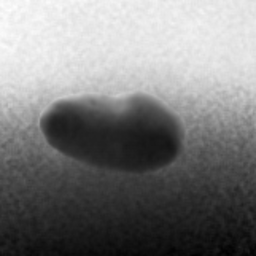
%> input picture c.png, 256 x 256 px
$ octave DepthStatistics.m   (GNU Octave 9; MATLAB toolbox functions it lacks are replaced by stand-ins)
%> lines starting %> are read from the running program, lines starting %| are printed output that depends on the picture; in (x1, y1, x2, y2) boxes, pixels count from 0 and x2, y2 are one past the last pixel; in counts of white or black regions, pixels touching at a corner belong together; the program's own positions count from 1
%> further down, img is the input picture: size 256x256 uint16; min 47097, max 64689, mean 55759.6
### lpq.m
function LPQdesc = lpq(img,winSize,decorr,freqestim,mode)
%> called with winSize = 19
% Defaul parameters
% Local window size
if nargin<2 || isempty(winSize)
    winSize=3; % default window size 3
end

% Decorrelation
if nargin<3 || isempty(decorr)
    decorr=1; % use decorrelation by default
end
rho=0.90; % Use correlation coefficient rho=0.9 as default

% Local frequency estimation (Frequency points used [alpha,0], [0,alpha], [alpha,alpha], and [alpha,-alpha])
if nargin<4 || isempty(freqestim)
    freqestim=1; %use Short-Term Fourier Transform (STFT) with uniform window by default
end
STFTalpha=1/winSize;  % alpha in STFT approaches (for Gaussian derivative alpha=1)
sigmaS=(winSize-1)/4; % Sigma for STFT Gaussian window (applied if freqestim==2)
sigmaA=8/(winSize-1); % Sigma for Gaussian derivative quadrature filters (applied if freqestim==3)

% Output mode
if nargin<5 || isempty(mode)
    mode='nh'; % return normalized histogram as default
end

% Other
convmode='valid'; % Compute descriptor responses only on part that have full neigborhood. Use 'same' if all pixels are included (extrapolates image with zeros).


%% Check inputs
if size(img,3)~=1
    error('Only gray scale image can be used as input');
end
if winSize<3 || rem(winSize,2)~=1
   error('Window size winSize must be odd number and greater than equal to 3');
end
if sum(decorr==[0 1])==0
    error('decorr parameter must be set to 0->no decorrelation or 1->decorrelation. See help for details.');
end
if sum(freqestim==[1 2 3])==0
    error('freqestim parameter must be 1, 2, or 3. See help for details.');
end
if sum(strcmp(mode,{'nh','h','im'}))==0
    error('mode must be nh, h, or im. See help for details.');
end


%% Initialize
img=double(img); % Convert image to double
%> img: size 256x256 double
r=(winSize-1)/2; % Get radius from window size
x=-r:r; % Form spatial coordinates in window
u=1:r; % Form coordinates of positive half of the Frequency domain (Needed for Gaussian derivative)

%% Form 1-D filters
if freqestim==1 % STFT uniform window
    % Basic STFT filters
    w0=(x*0+1);
    w1=exp(complex(0,-2*pi*x*STFTalpha));
    w2=conj(w1);

elseif freqestim==2 % STFT Gaussian window (equals to Gaussian quadrature filter pair)
    % Basic STFT filters
    w0=(x*0+1);
    w1=exp(complex(0,-2*pi*x*STFTalpha));
    w2=conj(w1);

    % Gaussian window
    gs=exp(-0.5*(x./sigmaS).^2)./(sqrt(2*pi).*sigmaS);

    % Windowed filters
    w0=gs.*w0;
    w1=gs.*w1;
    w2=gs.*w2;

    % Normalize to zero mean
    w1=w1-mean(w1);
    w2=w2-mean(w2);

elseif freqestim==3 % Gaussian derivative quadrature filter pair
    % Frequency domain definition of filters
    G0=exp(-x.^2*(sqrt(2)*sigmaA)^2);
    G1=[zeros(1,length(u)),0,u.*exp(-u.^2*sigmaA^2)];

    % Normalize to avoid small numerical values (do not change the phase response we use)
    G0=G0/max(abs(G0));
    G1=G1/max(abs(G1));

    % Compute spatial domain correspondences of the filters
    w0=real(fftshift(ifft(ifftshift(G0))));
    w1=fftshift(ifft(ifftshift(G1)));
    w2=conj(w1);

    % Normalize to avoid small numerical values (do not change the phase response we use)
    w0=w0/max(abs([real(max(w0)),imag(max(w0))]));
    w1=w1/max(abs([real(max(w1)),imag(max(w1))]));
    w2=w2/max(abs([real(max(w2)),imag(max(w2))]));
end


%% Run filters to compute the frequency response in the four points. Store real and imaginary parts separately
% Run first filter
filterResp=conv2(conv2(img,w0.',convmode),w1,convmode);
% Initilize frequency domain matrix for four frequency coordinates (real and imaginary parts for each frequency).
freqResp=zeros(size(filterResp,1),size(filterResp,2),8);
% Store filter outputs
freqResp(:,:,1)=real(filterResp);
freqResp(:,:,2)=imag(filterResp);
% Repeat the procedure for other frequencies
filterResp=conv2(conv2(img,w1.',convmode),w0,convmode);
freqResp(:,:,3)=real(filterResp);
freqResp(:,:,4)=imag(filterResp);
filterResp=conv2(conv2(img,w1.',convmode),w1,convmode);
freqResp(:,:,5)=real(filterResp);
freqResp(:,:,6)=imag(filterResp);
filterResp=conv2(conv2(img,w1.',convmode),w2,convmode);
freqResp(:,:,7)=real(filterResp);
freqResp(:,:,8)=imag(filterResp);

% Read the size of frequency matrix
[freqRow,freqCol,freqNum]=size(freqResp);
%> freqRow = 238; freqCol = 238; freqNum = 8

%% If decorrelation is used, compute covariance matrix and corresponding whitening transform
if decorr == 1
    % Compute covariance matrix (covariance between pixel positions x_i and x_j is rho^||x_i-x_j||)
    [xp,yp]=meshgrid(1:winSize,1:winSize);
    pp=[xp(:) yp(:)];
    dd=dist(pp,pp');
    C=rho.^dd;

    % Form 2-D filters q1, q2, q3, q4 and corresponding 2-D matrix operator M (separating real and imaginary parts)
    q1=w0.'*w1;
    q2=w1.'*w0;
    q3=w1.'*w1;
    q4=w1.'*w2;
    u1=real(q1); u2=imag(q1);
    u3=real(q2); u4=imag(q2);
    u5=real(q3); u6=imag(q3);
    u7=real(q4); u8=imag(q4);
    M=[u1(:)';u2(:)';u3(:)';u4(:)';u5(:)';u6(:)';u7(:)';u8(:)'];

    % Compute whitening transformation matrix V
    D=M*C*M';
    A=diag([1.000007 1.000006 1.000005 1.000004 1.000003 1.000002 1.000001 1]); % Use "random" (almost unit) diagonal matrix to avoid multiple eigenvalues.
    [U,S,V]=svd(A*D*A);

    % Reshape frequency response
    freqResp=reshape(freqResp,[freqRow*freqCol,freqNum]);

    % Perform whitening transform
    freqResp=(V.'*freqResp.').';

    % Undo reshape
    freqResp=reshape(freqResp,[freqRow,freqCol,freqNum]);
end


%% Perform quantization and compute LPQ codewords
LPQdesc=zeros(freqRow,freqCol); % Initialize LPQ code word image (size depends whether valid or same area is used)
for i=1:freqNum
    LPQdesc=LPQdesc+(double(freqResp(:,:,i))>0)*(2^(i-1));
end
%> this loop made 8 passes
%> pass 1, in lpq, `LPQdesc=LPQdesc+(double(freqResp(:,:,i))>0)*(2^(i-1));`:
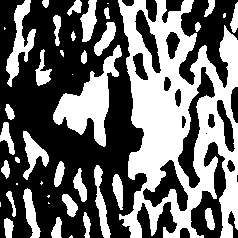
%> LPQdesc: size 238x238 double; values 0 (black) and 1 (white), 42.6% white; 42 white regions (11 under 20 px), largest, box (x1, y1, x2, y2) and area: (118, 0, 238, 238) 15242, (53, 45, 122, 147) 2552, (6, 0, 36, 87) 964
%> pass 2, in lpq, `LPQdesc=LPQdesc+(double(freqResp(:,:,i))>0)*(2^(i-1));`:
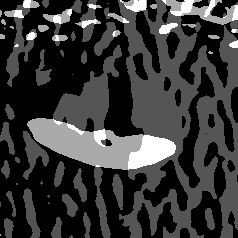
%> LPQdesc: size 238x238 double; min 0, max 3, mean 0.668; drawn with min black and max white
%> pass 3, in lpq, `LPQdesc=LPQdesc+(double(freqResp(:,:,i))>0)*(2^(i-1));`:
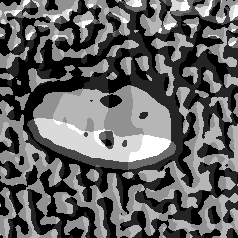
%> LPQdesc: size 238x238 double; min 0, max 7, mean 2.7; drawn with min black and max white
%> after the loop:
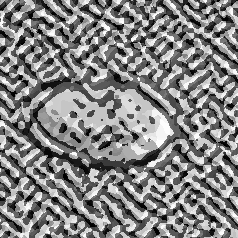
%> LPQdesc: size 238x238 double; min 0, max 255, mean 132.1

%% Switch format to uint8 if LPQ code image is required as output
if strcmp(mode,'im')
    LPQdesc=uint8(LPQdesc);
end

%% Histogram if needed
if strcmp(mode,'nh') || strcmp(mode,'h')
    LPQdesc=hist(LPQdesc(:),0:255);
%> LPQdesc = 256 values, max 1498 at index 198, min 5 at index 236, mean 221.3
end

%% Normalize histogram if needed
if strcmp(mode,'nh')
    LPQdesc=LPQdesc/sum(LPQdesc);
%> LPQdesc = 256 values, max 0.0264 at index 198, min 8.83e-05 at index 236, mean 0.00391
end

### DepthStatistics.m
% Image reading
clear;
img=imread('c.png');

% Extracting features of new test data
winsize=19;
tmp=lpq(img,winsize);
%> tmp has the same summary as LPQdesc in lpq
Testdata=tmp;
%> Testdata has the same summary as LPQdesc in lpq
%> (the run ends here)
